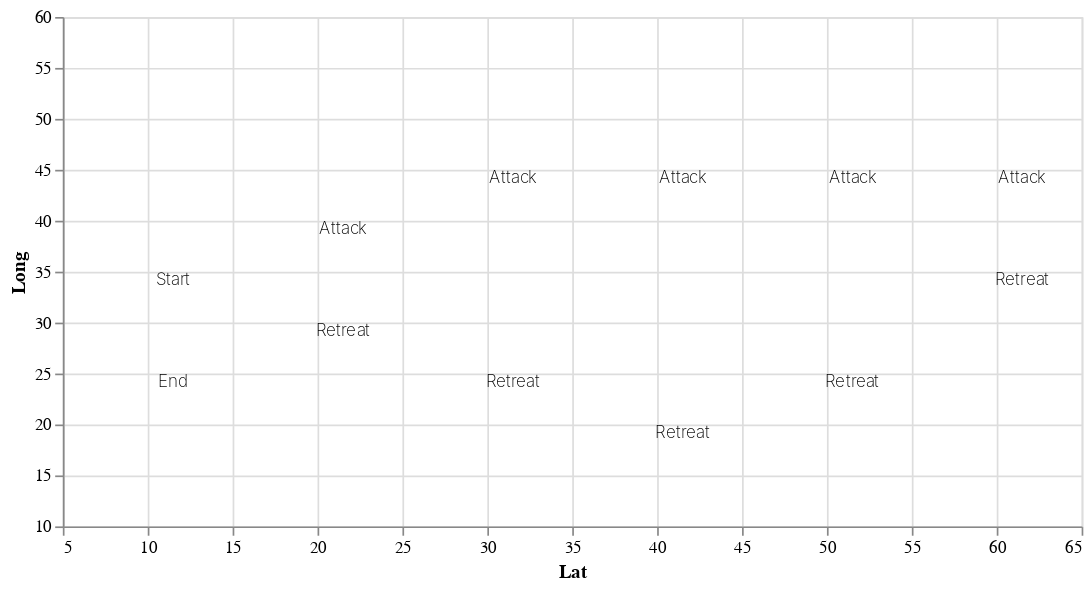

This figure's notebook cell:
### Code cell
# Plot Path Label

Path_Label = alt.Chart(df).mark_text(
    align='center', baseline='bottom', dx=15, dy=40, fontSize=10, fontWeight=200, opacity=0.5
    ).encode(
    alt.X('Lat', scale=alt.Scale(domain=(5, 65))),
    alt.Y('Long', scale=alt.Scale(domain=(10, 60))),
    opacity=alt.value(1),
    text='Path'
    ).properties(
    width=600,
    height=300
)

Path_Label

### Figure 1 — Vega-Lite specification as saved in the notebook (floating-point values rounded to 4 significant figures)
{"config": {"view": {"continuousWidth": 400, "continuousHeight": 300}}, "data": {"name": "data-766e3b006ee3ab2e7c3e1b3f43b963e9"}, "mark": {"type": "text", "align": "center", "baseline": "bottom", "dx": 15, "dy": 40, "fontSize": 10, "fontWeight": 200, "opacity": 0.5}, "encoding": {"opacity": {"value": 1}, "text": {"type": "nominal", "field": "Path"}, "x": {"type": "quantitative", "field": "Lat", "scale": {"domain": [5, 65]}}, "y": {"type": "quantitative", "field": "Long", "scale": {"domain": [10, 60]}}}, "height": 300, "width": 600, "$schema": "https://vega.github.io/schema/vega-lite/v4.0.2.json", "datasets": {"data-766e3b006ee3ab2e7c3e1b3f43b963e9": [{"Time": "2020-01-01T00:00:00", "Lat": 10, "Long": 40, "Troop_Size": 100, "Loc": "Paris", "Temp": 40, "Time_Alt": 1, "Path": "Start"}, {"Time": "2020-02-01T00:00:00", "Lat": 20, "Long": 45, "Troop_Size": 100, "Loc": "Base 1", "Temp": 30, "Time_Alt": 2, "Path": "Attack"}, {"Time": "2020-03-01T00:00:00", "Lat": 30, "Long": 50, "Troop_Size": 100, "Loc": "Base 2", "Temp": 30, "Time_Alt": 3, "Path": "Attack"}, {"Time": "2020-04-01T00:00:00", "Lat": 40, "Long": 50, "Troop_Size": 70, "Loc": "Base 3", "Temp": 20, "Time_Alt": 4, "Path": "Attack"}, {"Time": "2020-05-01T00:00:00", "Lat": 50, "Long": 50, "Troop_Size": 50, "Loc": "Base 4", "Temp": 15, "Time_Alt": 5, "Path": "Attack"}, {"Time": "2020-06-01T00:00:00", "Lat": 60, "Long": 50, "Troop_Size": 50, "Loc": "Moscow", "Temp": 15, "Time_Alt": 6, "Path": "Attack"}, {"Time": "2020-07-01T00:00:00", "Lat": 60, "Long": 40, "Troop_Size": 40, "Loc": "Moscow", "Temp": 10, "Time_Alt": 1, "Path": "Retreat"}, {"Time": "2020-08-01T00:00:00", "Lat": 50, "Long": 30, "Troop_Size": 40, "Loc": "Base 5", "Temp": 10, "Time_Alt": 2, "Path": "Retreat"}, {"Time": "2020-09-01T00:00:00", "Lat": 40, "Long": 25, "Troop_Size": 20, "Loc": "Base 6", "Temp": 15, "Time_Alt": 3, "Path": "Retreat"}, {"Time": "2020-10-01T00:00:00", "Lat": 30, "Long": 30, "Troop_Size": 5, "Loc": "Base 7", "Temp": 20, "Time_Alt": 4, "Path": "Retreat"}, {"Time": "2020-11-01T00:00:00", "Lat": 20, "Long": 35, "Troop_Size": 3, "Loc": "Base 8", "Temp": 30, "Time_Alt": 5, "Path": "Retreat"}, {"Time": "2020-12-01T00:00:00", "Lat": 10, "Long": 30, "Troop_Size": 1, "Loc": "Paris", "Temp": 40, "Time_Alt": 6, "Path": "End"}]}}
